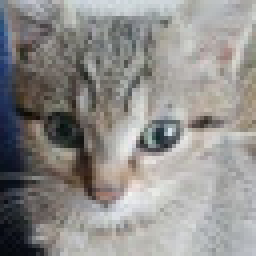
#> input picture trash/tora.jpeg, 64 x 64 px, found by its file name (shown 4 times larger)
$ jupyter execute --allow-errors Untitled2.ipynb   (shell and % lines are left out)
#> lines starting #> are read from the running program, lines starting #| are printed output that depends on the picture
[cell 1]
import matplotlib.pyplot as plt
import numpy as np
import os
import scipy.io
import sys
import cv2
from google.colab import drive

#> (the rest of this cell did not finish here and is left out)

#> (a cell that did not finish here is left out)

[cell 3]
r = 100
catImg =cv2.imread('yale/tora.jpeg')
#> catImg is the input picture: shape (64, 64, 3); mean B, G, R 140, 142.3, 144
gray = cv2.cvtColor(catImg, cv2.COLOR_BGR2GRAY)
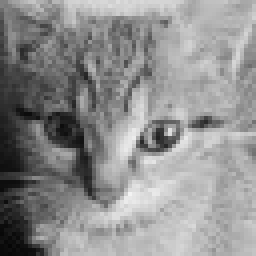
#> gray: shape (64, 64) (shown 4 times larger); min 6, max 243, mean 142.5
#> (the rest of this cell did not finish here and is left out)
